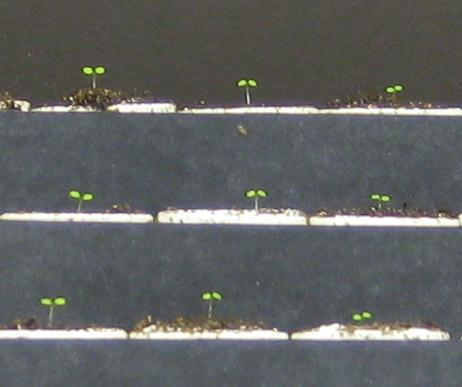
#> input picture TRiP-matlab/TRiP_1.0/input/C010001.jpg, 462 x 387 px
$ python -i plates.py   (imports and definitions only)
#> lines starting #> are read from the running program, lines starting #| are printed output that depends on the picture
"""Library of functions for helping segment images of seedlings on plates"""


import numpy as np
from skimage.morphology import reconstruction, opening, disk, skeletonize
from scipy import ndimage
import math


# [23 lines left out: functions get_seedling_boxes, get_seedling_images, not called in this run]


def get_seedling_objects(image, min_size=4000, max_size=80000):
    """cleans the image and gets the seedling objects by
    1. Performing an erosion
    2. Getting rid of very large and small objects
    3. Labels objects that are left.

    Returns a numpy.ndarray of labelled objects"""

    filled = erode(image)
    labelled = label_objects(filled)
    big_objs = keep_objects_in_bracket(labelled, min_size, max_size)
    plants, _ = ndimage.label(big_objs)
    return plants


def keep_objects_in_bracket(labelled, min_size, max_size):
    """filters objects of min_size > size < max_size from a list"""
    sizes = np.bincount(labelled.ravel())
    mask_sizes = (sizes > min_size) & (sizes < max_size)
    mask_sizes[0] = 0
    return mask_sizes[labelled]


def erode(image):
    """calculates an erosion using skimage.morphology.reconstruction,
    returns the filled image"""
    seed = np.copy(image)
    seed[1:-1, 1:-1] = image.max()
    return reconstruction(seed, image, method='erosion')


def label_objects(image):
    """labels objects in an image using scipy.ndimage.label"""
    labelled, _ = ndimage.label(image)
    return labelled


# [32 lines left out: functions separate_root_and_hypocotyl, get_length, get_growth_delta, not called in this run]


def length_from_coords(x1, x2, y1, y2):
    return math.sqrt((math.fabs(x1 - x2)**2) + (math.fabs(y1 - y2)**2))


# [12 lines left out: function select_root, not called in this run]

>>> import cv2
>>> picture = cv2.imread('../TRiP-matlab/TRiP_1.0/input/C010001.jpg', cv2.IMREAD_GRAYSCALE)
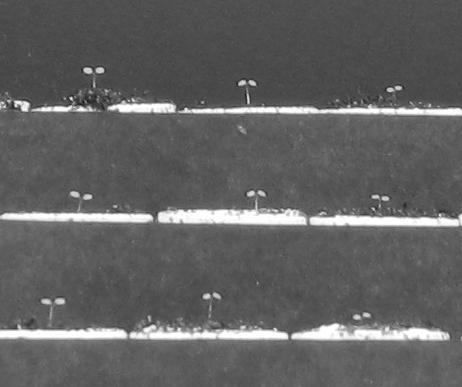
#> picture: shape (387, 462); min 16, max 255, mean 97.8
>>> result = get_seedling_objects(picture)
#> in erode, `seed[1:-1, 1:-1] = image.max()`:
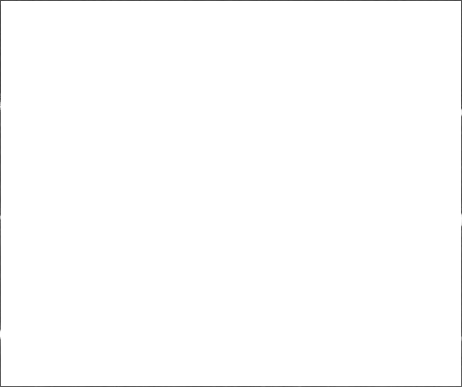
#> seed: shape (387, 462); min 68, max 255, mean 253.4
#> in label_objects, `labelled, _ = ndimage.label(image)`: labelled: shape (387, 462) int32; every value is 1
#> in keep_objects_in_bracket, `sizes = np.bincount(labelled.ravel())`: sizes = [0, 178794]
#> in keep_objects_in_bracket, `mask_sizes = (sizes > min_size) & (sizes < max_size)`: mask_sizes = [False, False]
#> in keep_objects_in_bracket, `return mask_sizes[labelled]`: returned value: shape (387, 462) bool; every value is 0
#> in get_seedling_objects, `plants, _ = ndimage.label(big_objs)`: plants: shape (387, 462) int32; every value is 0
